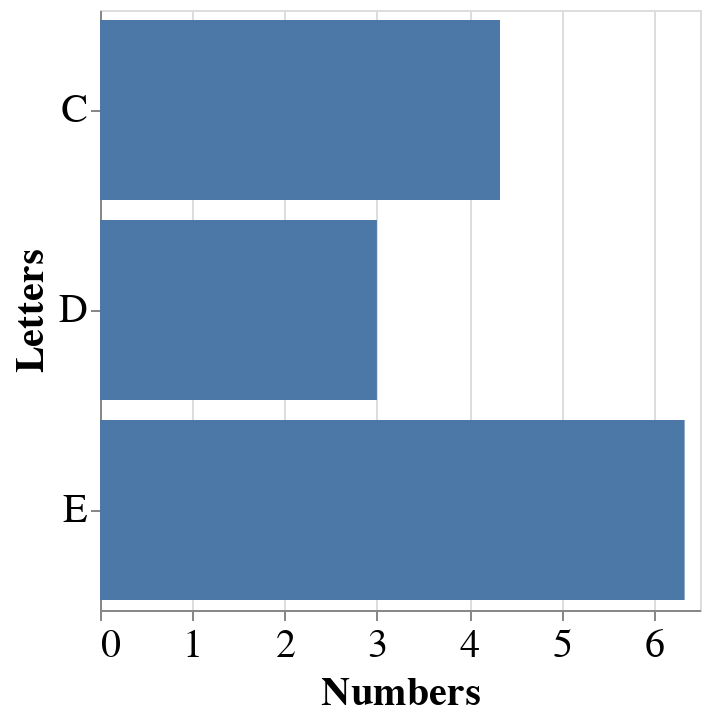

Notebook source saved alongside this figure:
### Markdown cell above
Just to prove to ourselves Altair is doing what we think it is, let's plot this new dataframe:

### Code cell
alt.Chart(df2).mark_bar().encode(
    alt.Y('Letters:N'),
    alt.X('Numbers:Q')
)

### Figure 1 — Vega-Lite specification as saved in the notebook (floating-point values rounded to 4 significant figures)
{"height": 300, "config": {"style": {"circle": {"size": 400}, "point": {"size": 30}, "square": {"size": 400}}, "legend": {"symbolSize": 20, "titleFontSize": 20, "labelFontSize": 20}, "axis": {"titleFontSize": 20, "labelFontSize": 20}}, "data": {"name": "data-08532e5c2ba2d3ed8aa93fb88c563408"}, "mark": "bar", "encoding": {"x": {"type": "quantitative", "field": "Numbers"}, "y": {"type": "nominal", "field": "Letters"}}, "$schema": "https://vega.github.io/schema/vega-lite/v4.0.2.json", "datasets": {"data-08532e5c2ba2d3ed8aa93fb88c563408": [{"Letters": "C", "Numbers": 4.333}, {"Letters": "D", "Numbers": 3.0}, {"Letters": "E", "Numbers": 6.333}]}}
